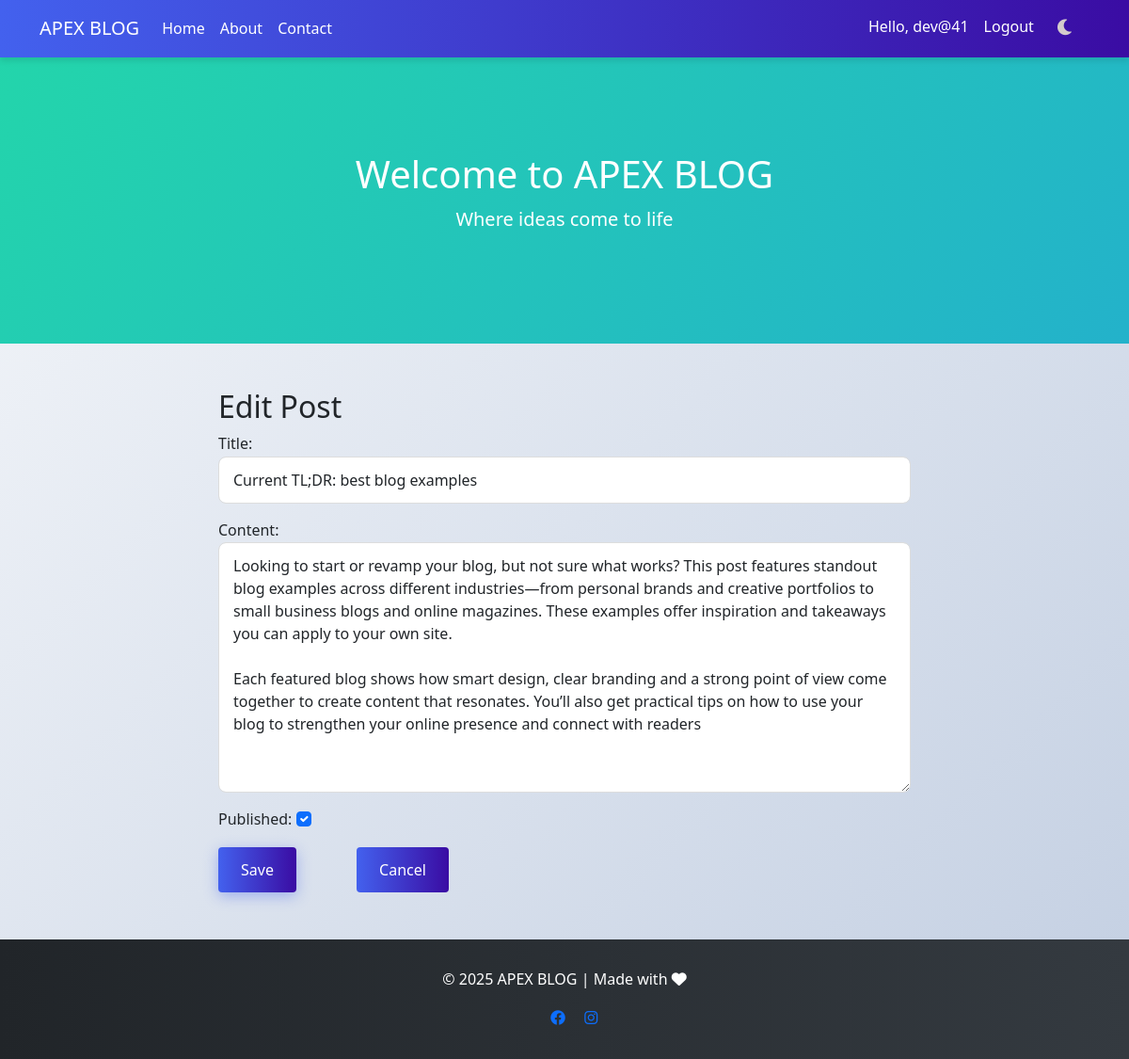
Screenshot of /post/2/edit/ (signed in) with the database file from the repository.
### accounts/models.py (models this page shows, shortened)
class CustomUser(AbstractUser):
    ROLES = (
        ('auther', 'Author'),
        ('user', 'regular user'),
    )
    role = models.CharField(max_length=10, choices=ROLES, default='user')
    bio = models.TextField(blank=True)
    profile_picture = models.ImageField(upload_to='profile_pics/', blank=True)
    def is_author(self):
        return self.role == 'author'

### blog/models.py (models this page shows, shortened)
class Post(models.Model):
    title = models.CharField(max_length=200)
    content = models.TextField()
    author = models.ForeignKey(User, on_delete=models.CASCADE)
    created_at = models.DateTimeField(auto_now_add=True)
    updated_at = models.DateTimeField(auto_now=True)
    published = models.BooleanField(default=False)
    class Meta:
        ordering = ['-created_at']

### blog/views.py (the view)
# urls.py: path('post/<int:pk>/edit/', views.PostUpdateView.as_view(), name='post_edit'),
class PostUpdateView(LoginRequiredMixin, UserPassesTestMixin, UpdateView):
    model = Post
    form_class = PostForm
    template_name = 'blog/post_form.html'
    def test_func(self):
        post = self.get_object()
        return self.request.user == post.author or self.request.user.is_superuser

### blog/forms.py
class PostForm(forms.ModelForm):
    class Meta:
        model = Post
        fields = ['title', 'content', 'published']
        widgets = {
            'title': forms.TextInput(attrs={'class': 'form-control'}),
            'content': forms.Textarea(attrs={'class': 'form-control'}),
            'published': forms.CheckboxInput(attrs={'class': 'form-check-input'}),
        }

### templates/blog/post_form.html (shortened to what this page needs)
{% extends "base.html" %}
{% block content %}
<div class="row justify-content-center">
    <div class="col-md-8">
        <h2> {% if form.instance.pk %}Edit {% else %} Create {% endif %} Post </h2>
        <form method="post">
            {{ form.as_p }}
            <button type="submit" class="btn btn-primary">Save</button>
            <a href="{% if form.instance.pk %}{% url 'post_detail' form.instance.pk %}
            {% else %}{% url 'post_list' %}{% endif %}" class="btn btn-secondary">Cancel</a>
        </form>
    </div>
</div>
{% endblock %}

### templates/base.html (shortened to what this page needs)
{% load static %}
<!DOCTYPE html>
<html lang="en">
<head>
    <link href="https://cdn.jsdelivr.net/npm/bootstrap@5.3.0/dist/css/bootstrap.min.css" rel="stylesheet">
    <link rel="stylesheet" href="{% static 'css/styles.css' %}?v={% now 'U' %}">
    <link rel="stylesheet" href="https://cdnjs.cloudflare.com/ajax/libs/font-awesome/6.0.0/css/all.min.css">
</head>
<body>
    <nav class="navbar navbar-expand-lg navbar-dark">
        <div class="container">
            <a class="navbar-brand" href="{% url 'post_list' %}">APEX BLOG</a>
            <div class="collapse navbar-collapse" id="navbarNav">
                <ul class="navbar-nav me-auto">
                    <li class="nav-item">
                        <a class="nav-link" href="{% url 'post_list' %}">Home</a>
                    </li>
                    <li class="nav-item">
                        <a class="nav-link" href="{% url 'about' %}">About</a>
                    </li>
                    <li class="nav-item">
                        <a class="nav-link" href="{% url 'contact' %}">Contact</a>
                    </li>
                </ul>
                <ul class="navbar-nav">
                    {% if user.is_authenticated %}
                    <li class="nav-item">
                        <span class="nav-link">Hello, {{ user.username }}</span>
                    </li>
                    <li class="nav-item">
                        <a class="nav-link" href="{% url 'logout' %}">Logout</a>
                    </li>
                    {% endif %}
                    <li class="nav-item">
                        <button class="dark-btn" id="dark-mode-toggle" onclick="toggleDarkMode()" aria-label="Toggle dark mode">
                            <i class="fas fa-moon dark-mode-icon"></i>
                        </button>
                    </li>
                </ul>
            </div>
        </div>
    </nav>
    {% block hero %}
    <div class="hero">
        <div class="container">
            <h1>{% block hero_title %}Welcome to APEX BLOG{% endblock %}</h1>
            <p class="lead">{% block hero_subtitle %}Where ideas come to life{% endblock %}</p>
        </div>
    </div>
    {% endblock %}
    <div class="container my-5">
        {% block content %}{% endblock %}
    </div>
    <footer class="footer">
        <div class="container text-center">
            <p>© {% now "Y" %} APEX BLOG | Made with <i class="fas fa-heart"></i></p>
            <div class="social-icons">
                <a href="https://threads.net/dev_limbad_41"></a>
                <a href="https://facebook.com/Dev Limbad"><i class="fab fa-facebook mx-2"></i></a>
                <a href="https://instagram.com/dev_limbad_41"><i class="fab fa-instagram mx-2"></i></a>
            </div>
        </div>
    </footer>
</body>
</html>

### static/css/styles.css (style rules this page uses)
:root { --primary: #4361ee; --secondary: #3a0ca3; --accent: #f72585; --light: #f8f9fa; --dark: #212529; }
body { font-family: 'Segoe UI', Tahoma, Geneva, Verdana, sans-serif; line-height: 1.6; color: var(--dark); background: linear-gradient(135deg, #f5f7fa 0%, #c3cfe2 100%); min-height: 100vh; }
.navbar { background: linear-gradient(to right, var(--primary), var(--secondary)); box-shadow: 0 4px 6px rgba(0, 0, 0, 0.1); }
.navbar-brand, .nav-link { color: white !important; transition: all 0.3s ease; }
.btn-primary { background: linear-gradient(to right, var(--primary), var(--secondary)); border: none; border-radius: 50px; padding: 10px 25px; box-shadow: 0 4px 15px rgba(67, 97, 238, 0.4); transition: all 0.3s ease; margin-right: 30px; }
.hero { background: linear-gradient(-45deg, #ee7752, #e73c7e, #23a6d5, #23d5ab); background-size: 400% 400%; animation: gradient 15s ease infinite; color: white; padding: 100px 0; text-align: center; }
.footer { background: linear-gradient(to right, var(--dark), #343a40); color: white; padding: 30px 0; margin-top: 50px; }
.form-control { width: 100%; padding: 0.75rem; border: 1px solid #ced4da; border-radius: 4px; font-size: 1rem; transition: border-color 0.15s ease-in-out; }
textarea.form-control { min-height: 200px; }
.btn { padding: 0.75rem 1.5rem; border-radius: 4px; font-weight: 500; cursor: pointer; transition: all 0.3s ease; }
.btn-primary { background: linear-gradient(to right, #4361ee, #3a0ca3); color: white; border: none; }
.btn-secondary { background: linear-gradient(to right, #4361ee, #3a0ca3); color: #ffffff; border: none; margin-left: 30px; }
.form-control { border-radius: 8px; padding: 12px 15px; border: 1px solid #ddd; transition: all 0.3s ease; }
textarea.form-control { min-height: 150px; }
.dark-btn { background: transparent; border: none; color: rgb(212, 204, 204); cursor: pointer; font-size: 1.2rem; padding: 0.5rem; transition: all 0.3s ease; margin: 0 0.5rem; margin-top: -2px; }

### rows the page displays
CustomUser: username "dev@41"
Post: title "Current TL;DR: best blog examples", content "Looking to start or revamp your blog, but not sure what works? This post features standout blog examples across different industries—from personal brands and creative portfolios to small business blogs and online magazines. These examples offer inspiration and takeaways you can apply to your own site. Each featured blog shows how smart design, clear branding and a strong point of view come together to create content that resonates. You’ll also get practical tips on how to use your blog to strengthen your online presence and connect with readers", published "☑"
